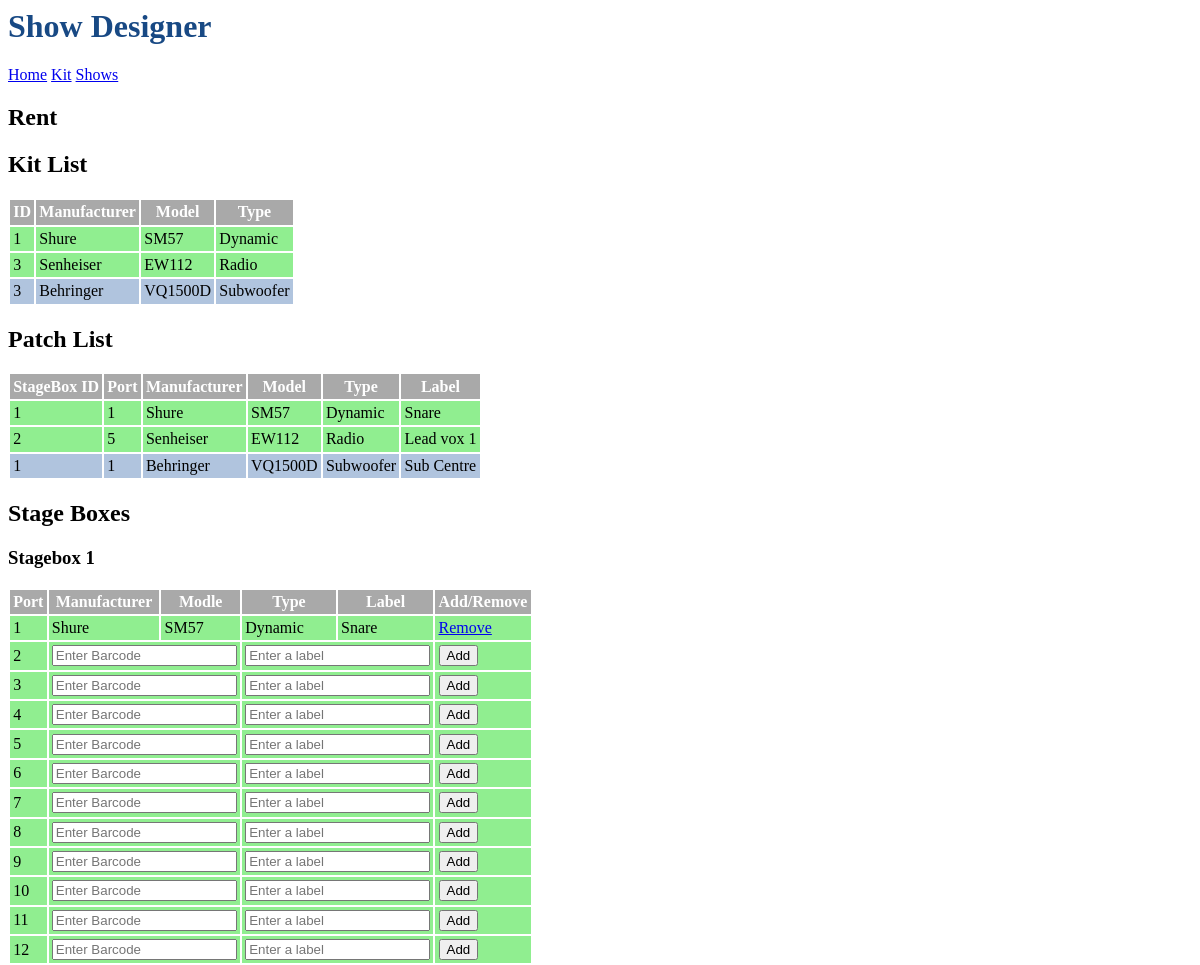
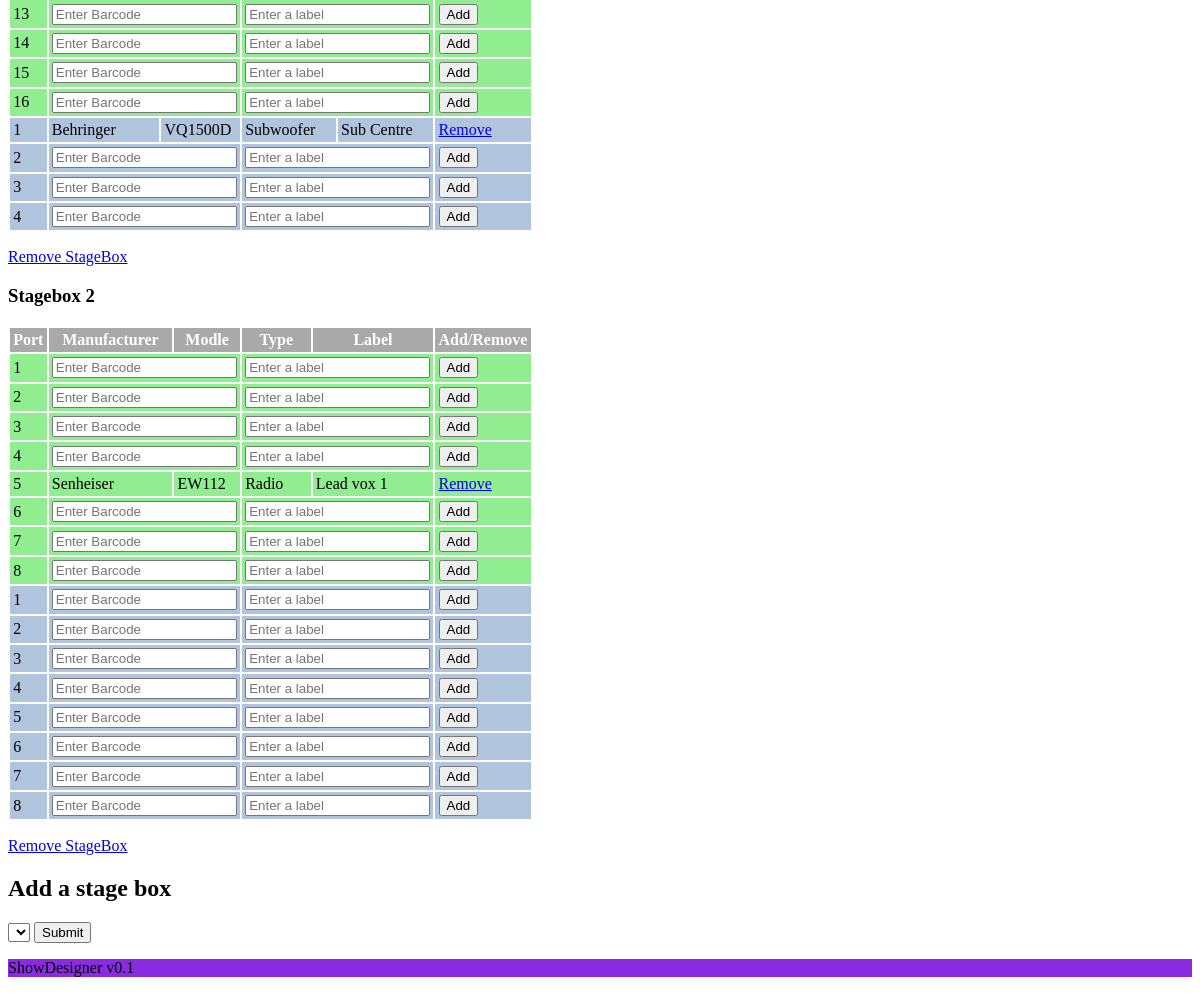
The app's page /show/1 with its own data (2 pictures, top to bottom).
### tables this page shows
CREATE TABLE Show (
	ID INTEGER PRIMARY KEY AUTOINCREMENT,
	ShowName str NOT NULL
	
);

CREATE TABLE InputDevice (
	ID INTEGER PRIMARY KEY AUTOINCREMENT,
	InputID int NOT NULL,
	BarcodeID int,
	FOREIGN KEY (InputID) REFERENCES InputType(InputID)
);

CREATE TABLE InputType (
	InputID INTEGER PRIMARY KEY AUTOINCREMENT,
	Manufacturer str,
	Model str,
	Type str
);

CREATE TABLE OutputDevice (
	ID INTEGER PRIMARY KEY AUTOINCREMENT,
	OutputID int NOT NULL,
	BarcodeID int,
	FOREIGN KEY (OutputID) REFERENCES OutputType(OutputID)
);

CREATE TABLE OutputType (
	OutputID INTEGER PRIMARY KEY AUTOINCREMENT,
	Manufacturer str,
	Model str,
	Type str
);

CREATE TABLE InputMapping (
	ID INTEGER PRIMARY KEY AUTOINCREMENT,
	ShowStageBoxID int NOT NULL,
	Port int NOT NULL,
	InputID int NOT NULL,
	Label str,
	FOREIGN KEY (ShowStageBoxID) REFERENCES ShowStageBox(ID),
	FOREIGN KEY (InputID) REFERENCES InputDevice(ID)
);

CREATE TABLE OutputMapping (
	ID INTEGER PRIMARY KEY AUTOINCREMENT,
	ShowStageBoxID int NOT NULL,
	Port int NOT NULL,
	OutputID int NOT NULL,
	Label str,
	FOREIGN KEY (ShowStageBoxID) REFERENCES ShowStageBox(ID),
	FOREIGN KEY (OutputID) REFERENCES OutputDevice(ID)
);

### ShowDesigner.py (the view)
@app.route('/show/<showid>')
def show(showid):
    db = getdb()
    ShowName = db.execute(
        "SELECT Show.ShowName FROM Show WHERE ID = ?",[showid]
    ).fetchall()[0]["ShowName"]
    Inputs = db.execute(
        "SELECT InputDevice.ID, InputType.Manufacturer, InputType.Model, InputType.Type, InputDevice.BarcodeID FROM InputDevice, InputType, Show, ShowStageBox, InputMapping WHERE InputMapping.ShowStageBoxID = ShowStageBox.ID AND ShowStageBox.ShowID = Show.ID  AND InputMapping.InputID = InputDevice.ID AND InputDevice.InputID = InputType.InputID AND Show.ID = ?",[showid]
    ).fetchall()
    Outputs = db.execute(
        "SELECT OutputDevice.ID, OutputType.Manufacturer, OutputType.Model, OutputType.Type, OutputDevice.BarcodeID FROM OutputDevice, OutputType, Show, ShowStageBox, OutputMapping WHERE OutputMapping.ShowStageBoxID = ShowStageBox.ID AND ShowStageBox.ShowID = Show.ID  AND OutputMapping.OutputID = OutputDevice.ID AND OutputDevice.OutputID = OutputType.OutputID AND Show.ID = ?",[showid]
    ).fetchall()
    InPatch = db.execute(
        "SELECT InputMapping.Port, Inputmapping.Label, InputType.Manufacturer, InputType.Model, InputType.Type, ShowstageBox.ID, ShowStageBox.StageBoxID, InputMapping.ID FROM InputDevice, InputType, Show, ShowStageBox, InputMapping WHERE InputMapping.ShowStageBoxID = ShowStageBox.ID AND ShowStageBox.ShowID = Show.ID  AND InputMapping.InputID = InputDevice.ID AND InputDevice.InputID = InputType.InputID AND Show.ID = ?",[showid]
    ).fetchall()
    OutPatch = db.execute(
        "SELECT OutputMapping.Port, Outputmapping.Label, OutputType.Manufacturer, OutputType.Model, OutputType.Type, OutputDevice.BarcodeID, ShowstageBox.ID, ShowStageBox.StageBoxID, OutputMapping.ID FROM OutputDevice, OutputType, Show, ShowStageBox, OutputMapping WHERE OutputMapping.ShowStageBoxID = ShowStageBox.ID AND ShowStageBox.ShowID = Show.ID  AND OutputMapping.OutputID = OutputDevice.ID AND OutputDevice.OutputID = OutputType.OutputID AND Show.ID = ?",[showid]
    ).fetchall()
    StageBox = db.execute(
        "SELECT StageBox.ID, StageBox.Inputs, StageBox.Outputs FROM StageBox, ShowStageBox WHERE ShowStageBox.StageBoxID = StageBox.ID AND ShowStageBox.ShowID = ?",[showid]
    ).fetchall()
    StageBoxes = []
    for Box in StageBox:
        BoxData = {"ID":Box["ID"],"Inputs":[],"Outputs":[]}
        for i in range(Box["Inputs"]):
            PortData = {"Port":i+1, "Manufacturer":"","Model":"","Type":"","Label":""}
            BoxData["Inputs"].append(PortData)
        for i in range(Box["Outputs"]):
            PortData = {"Port":i+1, "Manufacturer":"","Model":"","Type":"","Label":""}
            BoxData["Outputs"].append(PortData)
        for device in InPatch:
            if device["StageBoxID"] == Box["ID"]:
                PortData = BoxData["Inputs"][device["Port"]-1]
                PortData["Manufacturer"] = device["Manufacturer"]
                PortData["Model"] = device["Model"]
                PortData["Type"] = device["Type"]
                PortData["Label"] = device["Label"]
                PortData["InputMappingID"] = device[7]
        for device in OutPatch:
            if device["StageBoxID"] == Box["ID"]:
                PortData = BoxData["Outputs"][device["Port"]-1]
                PortData["Manufacturer"] = device["Manufacturer"]
                PortData["Model"] = device["Model"]
                PortData["Type"] = device["Type"]
                PortData["Label"] = device["Label"]
                PortData["OutputMappingID"] = device[7]
        StageBoxes.append(BoxData)
    Allsbids_sql = db.execute(
        "SELECT ID FROM StageBox"
    ).fetchall()
    sbidsInShow_sql = db.execute(
        "SELECT StageBoxID FROM ShowStageBox WHERE ShowID = ?",[showid]
    ).fetchall()
    Allsbids = []
    for i in Allsbids_sql:
        Allsbids.append(i['ID'])
    sbidsInShow = []
    for i in sbidsInShow_sql:
        sbidsInShow.append(i['StageBoxID'])
    sbids = []
    for i in Allsbids:
        if not i in sbidsInShow:
            sbids.append(i)
    return render_template('show.html', InDevicesKit = Inputs, OutDevicesKit = Outputs, InDevicesPatch = InPatch, OutDevicesPatch = OutPatch, ShowName = ShowName, StageBoxes = StageBoxes, showid=showid,sbids = sbids)

### ShowDesigner.py (called while the page is built)
def getdb():
    if "db" not in g:
        g.db = sqlite3.connect(os.path.join(basedir, "database.db"), detect_types=sqlite3.PARSE_DECLTYPES)
        g.db.row_factory = sqlite3.Row
    return g.db

### templates/show.html (shortened to what this page needs)
{% extends "root.html" %}
{% block main %}
<h2>{{ShowName}}</h2>
<h2>Kit List</h2>
<table>
    <tr>
        <th>ID</th>
        <th>Manufacturer</th>
        <th>Model</th>
        <th>Type</th>
    </tr>
    {% for Device in InDevicesKit %}
        <tr class="input">
            <td>{{ Device['ID'] }}</td>
            <td>{{ Device['Manufacturer'] }}</td>
            <td>{{ Device['Model'] }}</td>
            <td>{{ Device['Type'] }}</td>
        </tr>
    {% endfor %}
    {% for Device in OutDevicesKit %}
        <tr class="output">
            <td>{{ Device['ID'] }}</td>
            <td>{{ Device['Manufacturer'] }}</td>
            <td>{{ Device['Model'] }}</td>
            <td>{{ Device['Type'] }}</td>
        </tr>
    {% endfor %}
</table>
<h2>Patch List</h2>
<table>
    <tr>
        <th>StageBox ID</th>
        <th>Port</th>
        <th>Manufacturer</th>
        <th>Model</th>
        <th>Type</th>
        <th>Label</th>
    </tr>
    {% for Device in InDevicesPatch %}
        <tr class="input">
            <td>{{ Device['ID'] }}</td>
            <td>{{ Device['Port'] }}</td>
            <td>{{ Device['Manufacturer'] }}</td>
            <td>{{ Device['Model'] }}</td>
            <td>{{ Device['Type'] }}</td>
            <td>{{ Device['Label'] }}</td>
        </tr>
    {% endfor %}
    {% for Device in OutDevicesPatch %}
        <tr class="output">
            <td>{{ Device['ID'] }}</td>
            <td>{{ Device['Port'] }}</td>
            <td>{{ Device['Manufacturer'] }}</td>
            <td>{{ Device['Model'] }}</td>
            <td>{{ Device['Type'] }}</td>
            <td>{{ Device['Label'] }}</td>
        </tr>
    {% endfor %}
</table>
<h2>Stage Boxes</h2>
{% for StageBox in StageBoxes %}
    <h3>Stagebox {{StageBox["ID"]}}</h3>
    <table>
        <tr>
            <th>Port</th>
            <th>Manufacturer</th>
            <th>Modle</th>
            <th>Type</th>
            <th>Label</th>
            <th>Add/Remove</th>
        </tr>
        {% for Device in StageBox['Inputs'] %}
        <tr class="input">
            <td>{{ Device['Port'] }}</td>
            {% if  Device['Manufacturer'] == "" %}
                <form action="{{ url_for('AddInputDevice') }}" method="post">
                    <td colspan=2><input type="text" name="BarcodeID" placeholder="Enter Barcode"></td>
                    <td colspan=2><input type="text" name="Label" placeholder="Enter a label"></td>
                    <td><input type = 'submit' value="Add"></td>
                </form>
            {% else %}
            <td>{{ Device['Manufacturer'] }}</td>
            <td>{{ Device['Model'] }}</td>
            <td>{{ Device['Type'] }}</td>
            <td>{{ Device['Label'] }}</td>
            <td><a href = "{{ url_for('Remove_Input_Mapping', InputMappingID=Device['InputMappingID']) }}">Remove</a></td>
            {% endif %}
        </tr>
    {% endfor %}
    {% for Device in StageBox['Outputs'] %}
    <tr class="output">
        <td>{{ Device['Port'] }}</td>
        {% if  Device['Manufacturer'] == "" %}
            <form action="{{ url_for('AddOutputDevice') }}" method="post">
                <td colspan=2><input type="text" name="BarcodeID" placeholder="Enter Barcode"></td>
                <td colspan=2><input type="text" name="Label" placeholder="Enter a label"></td>
                <td><input type = 'submit' value="Add"></td>
            </form>
        {% else %}
            <td>{{ Device['Manufacturer'] }}</td>
            <td>{{ Device['Model'] }}</td>
            <td>{{ Device['Type'] }}</td>
            <td>{{ Device['Label'] }}</td>
            <td><a href = "{{ url_for('Remove_Output_Mapping', OutputMappingID=Device['OutputMappingID']) }}">Remove</a></td>
        {% endif %}
    </tr>
    {% endfor %}
</table>
<p><a href = "{{ url_for('RemoveStageBox',ShowID = showid,StageBoxID = StageBox['ID']) }}">Remove StageBox</a></p>
{% endfor %}
<h2>Add a stage box</h2>
<form action="{{ url_for('AddStageBox') }}" method="post">
    <select name="StageBoxID">
    </select>
    <input type="submit">
</form>
{% endblock %}

### static/styles.css (style rules this page uses)
th { color: white; background-color: darkgray; }
td { background-color: #CCC; }
td,th { padding: 0.2em; }
tr.input td { background-color: lightgreen; }
tr.output td { background-color: lightsteelblue; }

### records on screen
Show: ShowName "Rent"
InputDevice: ID "1", Manufacturer "Shure", Model "SM57", Type "Dynamic"
InputDevice: ID "3", Manufacturer "Senheiser", Model "EW112", Type "Radio"
OutputDevice: ID "3", Manufacturer "Behringer", Model "VQ1500D", Type "Subwoofer"
InputType: ID "1", Port "1", Manufacturer "Shure", Model "SM57", Type "Dynamic", Label "Snare"
InputType: ID "2", Port "5", Manufacturer "Senheiser", Model "EW112", Type "Radio", Label "Lead vox 1"
OutputMapping: ID "1", Port "1", Manufacturer "Behringer", Model "VQ1500D", Type "Subwoofer", Label "Sub Centre"

### other values on screen
{{ StageBox["ID"] }} "1" "2"
{{ Device['Port'] }} "2" "3" "4" "5" "6" "7" "8" "9" "10" "11" "12" "13" "14" "15" "16" "1" "2" "3" "4" "6" "7" "8"
{{ Device['Port'] }} "2" "3" "4" "1" "2" "3" "4" "5" "6" "7" "8"
